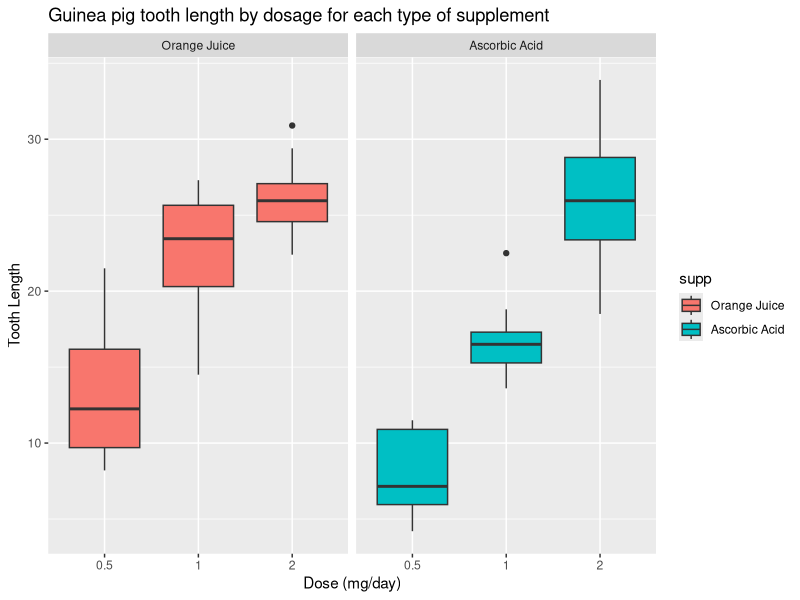

R code for this plot:
## ---- chunk 1
library(datasets)
data(ToothGrowth)
str(ToothGrowth)
head(ToothGrowth)
summary(ToothGrowth)
## ---- chunk 2
library(ggplot2)
t_set = ToothGrowth
levels(t_set$supp) <- c("Orange Juice", "Ascorbic Acid")
ggplot(t_set, aes(x=factor(dose), y=len)) + 
  facet_grid(.~supp) +
  geom_boxplot(aes(fill = supp), show.legend = TRUE) +
  labs(title="Guinea pig tooth length by dosage for each type of supplement", 
    x="Dose (mg/day)",
    y="Tooth Length")
## ---- chunk 3
hypothesis_test1 <- t.test(len ~ supp, data = t_set)
hypothesis_test1$p.value
hypothesis_test1$conf.int
## ---- chunk 4
hypothesis_test2 <- t.test(len~supp, data =subset(t_set,dose == 0.5))
hypothesis_test2$p.value
hypothesis_test2$conf.int
## ---- chunk 5
hypothesis_test3 <- t.test(len~supp, data =subset(t_set, dose == 1))
hypothesis_test3$p.value
hypothesis_test3$conf.int
## ---- chunk 6
hypothesis_test4 <- t.test(len~supp, data =subset(t_set, dose == 2))
hypothesis_test4$p.value
hypothesis_test4$conf.int
